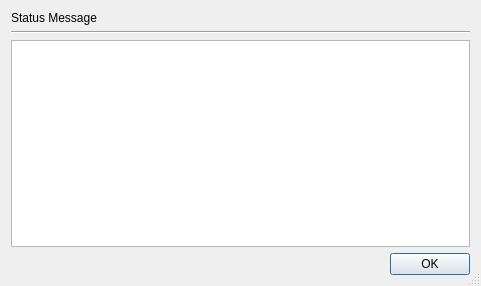
<?xml version="1.0" encoding="UTF-8"?>
<ui version="4.0">
 <class>LdrawFilesLoadDialog</class>
 <widget class="QDialog" name="LdrawFilesLoadDialog">
  <property name="geometry">
   <rect>
    <x>0</x>
    <y>0</y>
    <width>481</width>
    <height>286</height>
   </rect>
  </property>
  <property name="windowTitle">
   <string>Dialog</string>
  </property>
  <property name="sizeGripEnabled">
   <bool>true</bool>
  </property>
  <property name="modal">
   <bool>true</bool>
  </property>
  <layout class="QVBoxLayout" name="verticalLayout">
   <item>
    <widget class="QLabel" name="messagesLabel">
     <property name="sizePolicy">
      <sizepolicy hsizetype="Preferred" vsizetype="Preferred">
       <horstretch>0</horstretch>
       <verstretch>0</verstretch>
      </sizepolicy>
     </property>
     <property name="text">
      <string>Status Message</string>
     </property>
    </widget>
   </item>
   <item>
    <widget class="Line" name="line">
     <property name="orientation">
      <enum>Qt::Orientation::Horizontal</enum>
     </property>
    </widget>
   </item>
   <item>
    <widget class="QTreeView" name="messagesView">
     <property name="sizePolicy">
      <sizepolicy hsizetype="Expanding" vsizetype="Expanding">
       <horstretch>0</horstretch>
       <verstretch>0</verstretch>
      </sizepolicy>
     </property>
    </widget>
   </item>
   <item>
    <widget class="QDialogButtonBox" name="buttonBox">
     <property name="orientation">
      <enum>Qt::Orientation::Horizontal</enum>
     </property>
     <property name="standardButtons">
      <set>QDialogButtonBox::StandardButton::Ok</set>
     </property>
    </widget>
   </item>
  </layout>
 </widget>
 <resources/>
 <connections>
  <connection>
   <sender>buttonBox</sender>
   <signal>accepted()</signal>
   <receiver>LdrawFilesLoadDialog</receiver>
   <slot>accept()</slot>
   <hints>
    <hint type="sourcelabel">
     <x>248</x>
     <y>254</y>
    </hint>
    <hint type="destinationlabel">
     <x>157</x>
     <y>274</y>
    </hint>
   </hints>
  </connection>
  <connection>
   <sender>buttonBox</sender>
   <signal>rejected()</signal>
   <receiver>LdrawFilesLoadDialog</receiver>
   <slot>reject()</slot>
   <hints>
    <hint type="sourcelabel">
     <x>316</x>
     <y>260</y>
    </hint>
    <hint type="destinationlabel">
     <x>286</x>
     <y>274</y>
    </hint>
   </hints>
  </connection>
 </connections>
</ui>
